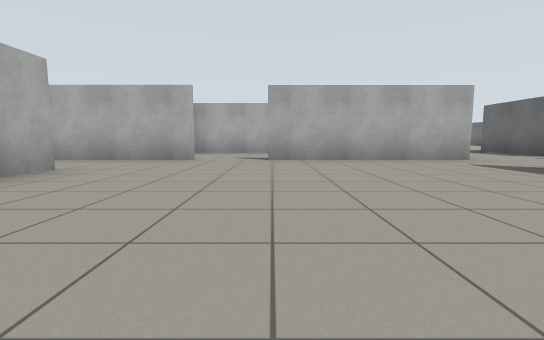
view 1 (above)

21 first-person views from a walk through a Gazebo world. The camera is 0.72 m above the floor, tilts 6° down and sees 85° across. The floor is counted in squares, 2 m on a side. Each view is taken from the middle of a square. On the plan, view 1 faces up. The plan holds only what a view shows up to about 9 squares ahead; the rest is blank.

view 2
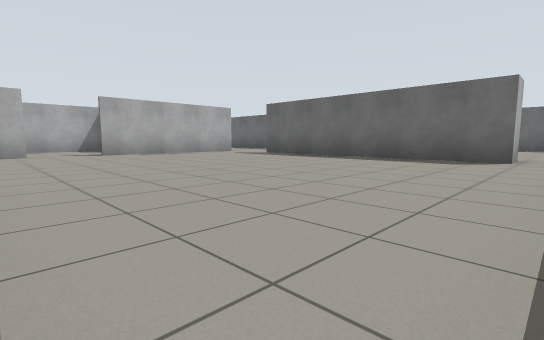

view 3
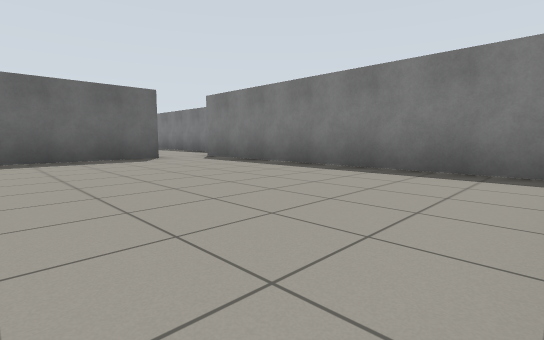

view 4
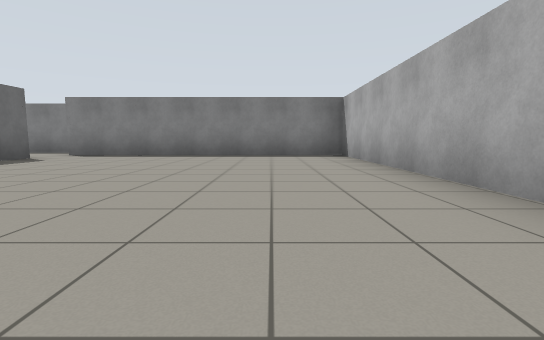

view 5
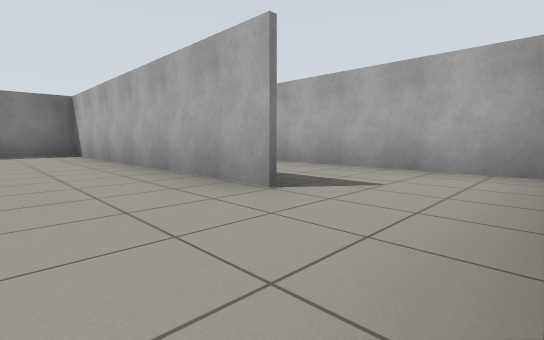

view 6
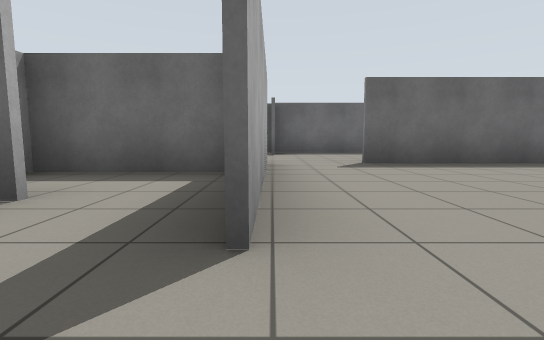

view 7
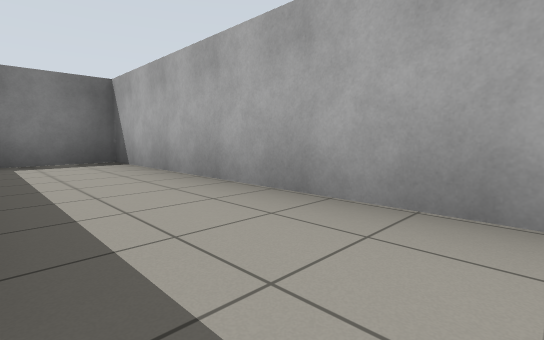

view 8
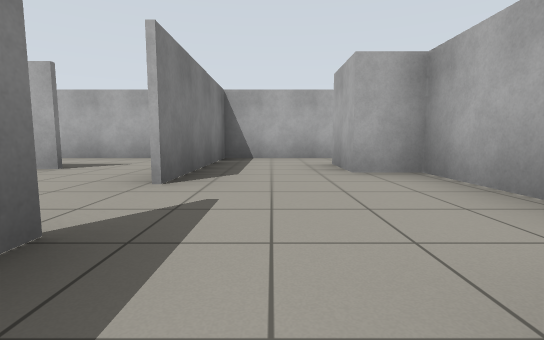

view 9
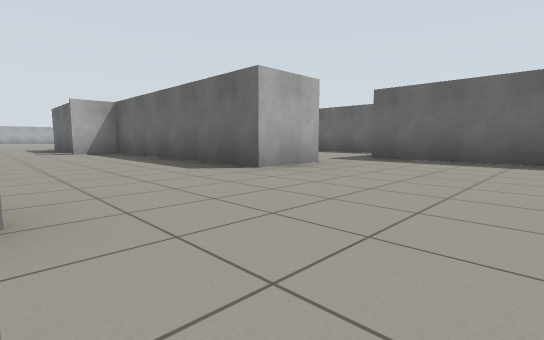

view 10
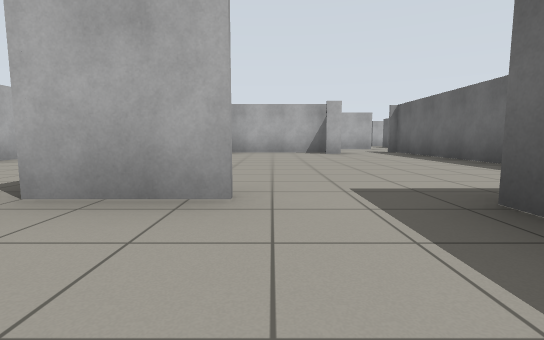

view 11
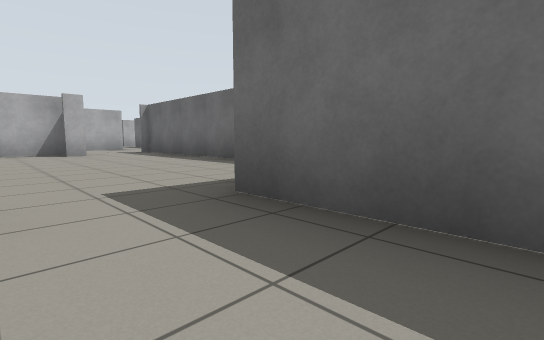

view 12
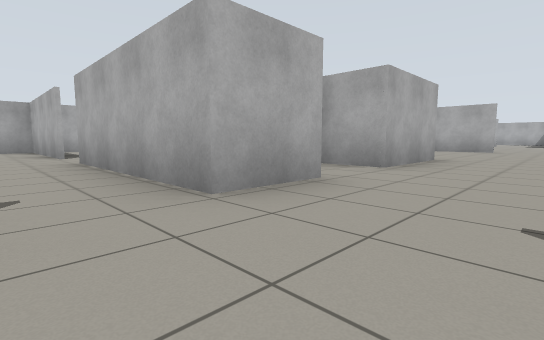

view 13
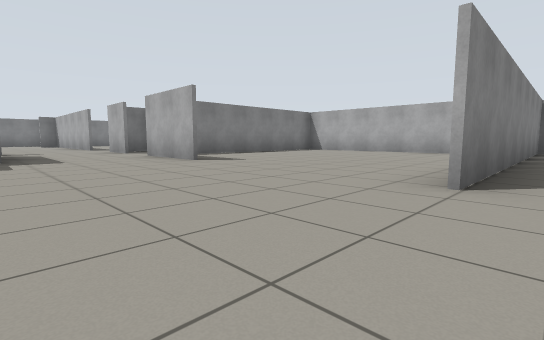

view 14
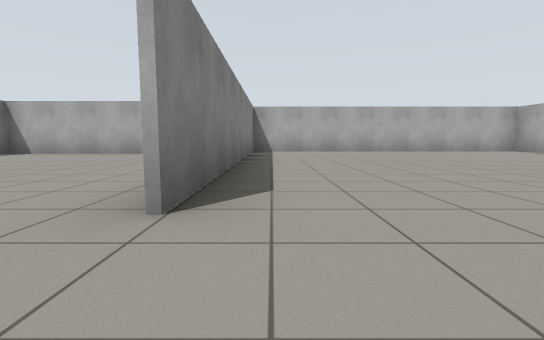

view 15
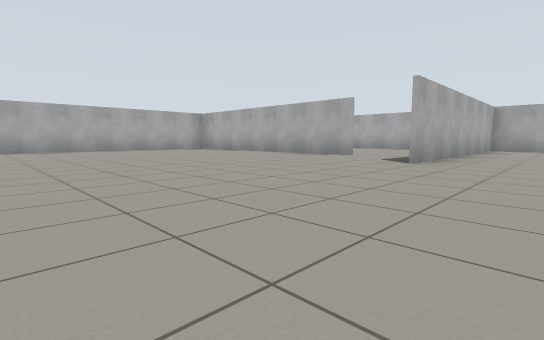

view 16
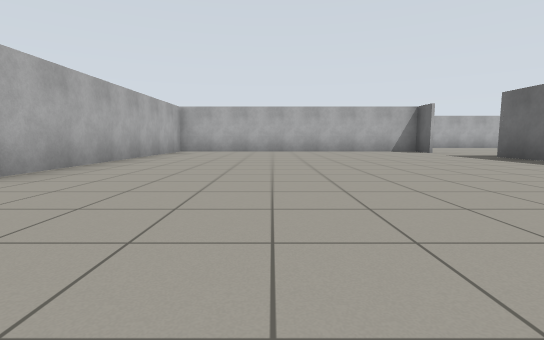

view 17
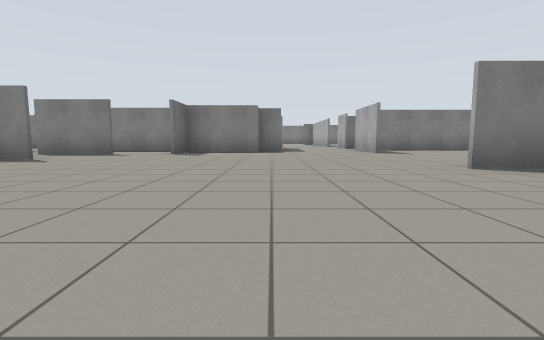

view 18
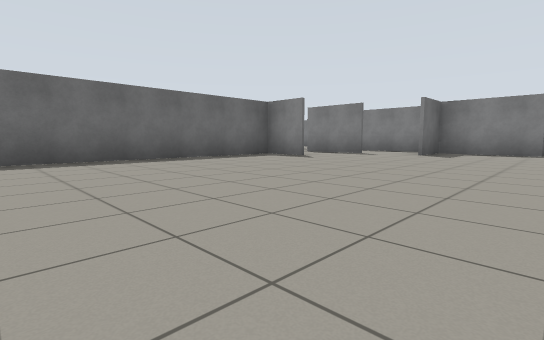

view 19
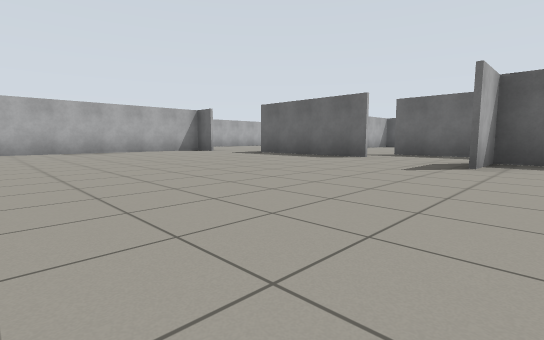

view 20
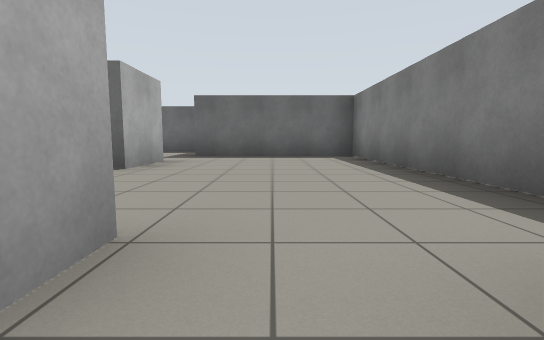

view 21
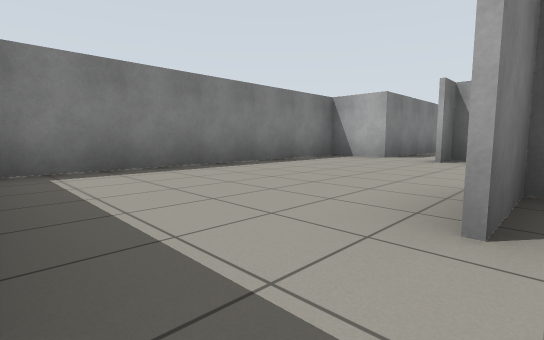

### Floor plan
Ten units are one square. View 1 is at (0, 0); x grows to the right and y downward. Boxes are objects, and circles mark ways between rooms. Rooms are numbered by the first view taken in them; rooms with no view inside come last. Other rooms are left out.
<svg viewBox="-50 -259 170 301">
<path fill="none" stroke="#000" d="M-25 -35 -25 25 34 25M34 14 34 -36M-13 -51 -25 -51M24 -51 -2 -51M6 -76 -22 -76M22 -55 22 -76M-45 -50 -45 9 -31 9M-25 -51 -45 -51M37 -134 22 -134M34 -96 34 -76 20 -76M64 -89 83 -89 83 -101M101 -119 113 -119 113 -178 101 -178M96 -101 115 -101M89 -83 108 -83M34 -64 34 -51 24 -51M-22 -120 -22 -69M57 -57 57 -83 64 -83M27 -208 -33 -208 -33 -135 36 -135M23 -51 30 -51M95 -58 69 -58M-22 -77 22 -77M97 -51 92 -51M114 -198 114 -229M110 -245 110 -254 44 -254 44 -194M65 2 79 2M79 3 65 3 65 -51 55 -51M113 -1 113 -61M35 14 41 14 34 14M34 25 34 37 92 37 92 4"/>
<circle cx="-10" cy="-50" r="3" fill="#2a7"/>
<circle cx="-30" cy="-40" r="3" fill="#2a7"/>
<circle cx="30" cy="-40" r="3" fill="#2a7"/>
<circle cx="40" cy="20" r="3" fill="#2a7"/>
<text x="0" y="-10">1</text>
<text x="0" y="-60">2</text>
<text x="-40" y="-20">3</text>
<text x="50" y="-130">4</text>
</svg>
Room 1 opens to room 2. Room 1 opens to room 3. Room 1 opens to room 4.

Where each view was taken, in squares from view 1:
view 1: 0 up, 0 right, facing up
view 2: 2 down, 2 left, facing up-right
view 3: 1 up, 2 left, facing down-right
view 4: 4 up, 1 left, facing down
view 5: 5 up, 1 left, facing down-left
view 6: 5 up, 1 left, facing right
view 7: 4 up, 3 left, facing down-left
view 8: 6 up, 1 right, facing left
view 9: 3 down, 4 right, facing up-right
view 10: 2 down, 8 right, facing up
view 11: 2 down, 8 right, facing up-right
view 12: 4 up, 5 right, facing up-left
view 13: 14 up, 6 right, facing down-left
view 14: 14 up, 5 right, facing left
view 15: 15 up, 6 right, facing up-left
view 16: 17 up, 7 right, facing up
view 17: 17 up, 6 right, facing down
view 18: 17 up, 6 right, facing down-right
view 19: 17 up, 6 right, facing up-right
view 20: 2 down, 3 right, facing right
view 21: 0 up, 9 right, facing down-left
